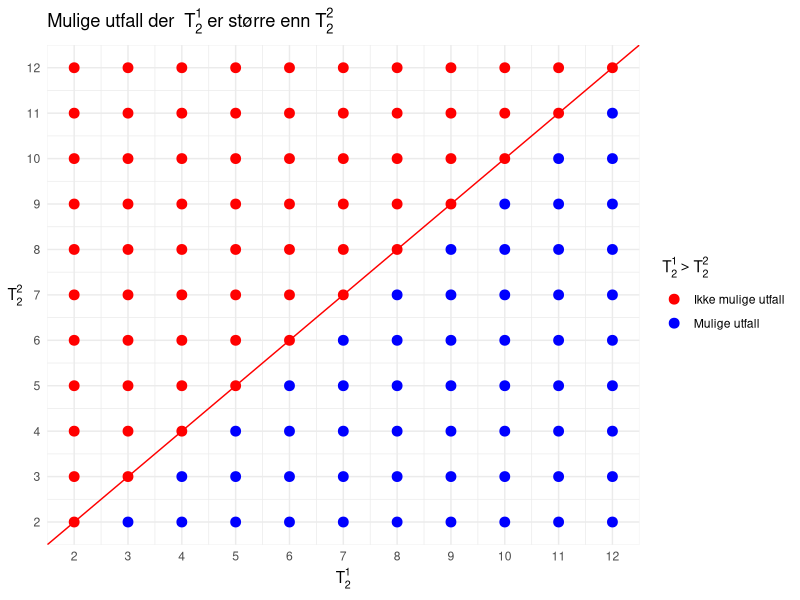
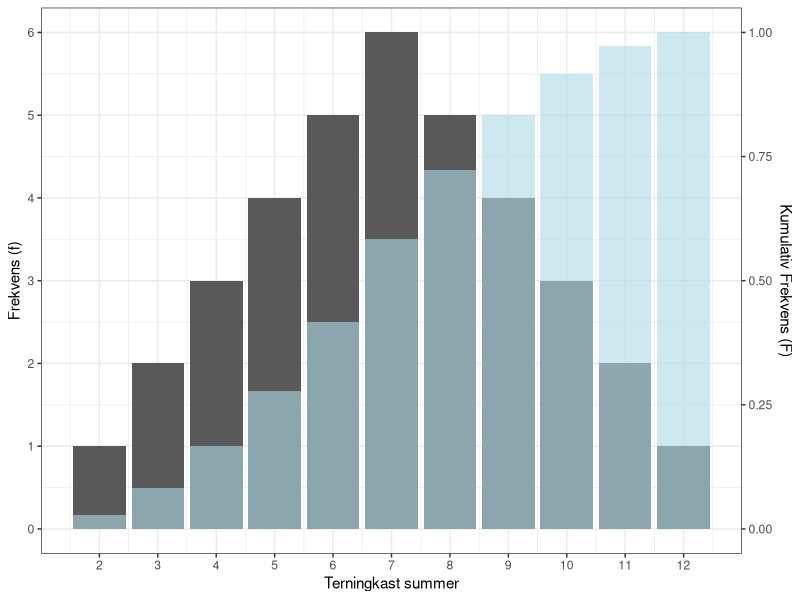
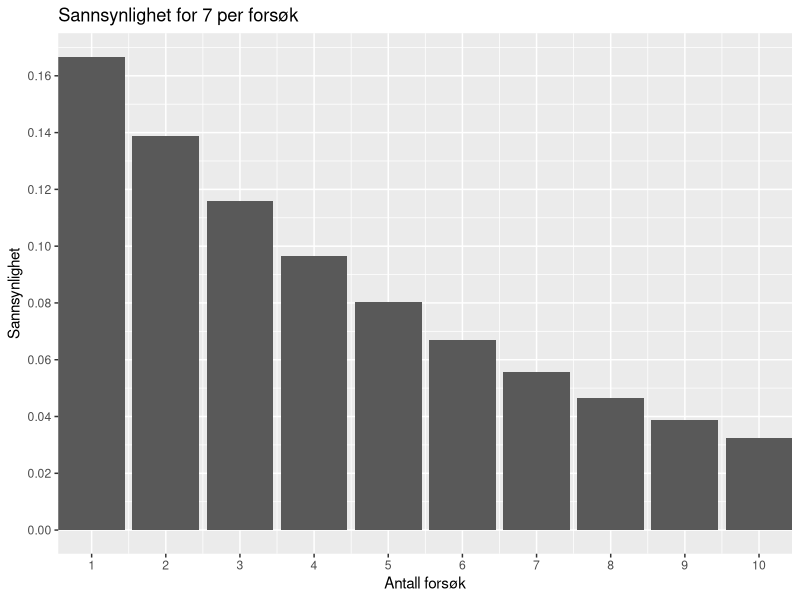

Reproduce these figures in R, in order.
## ---- chunk 1
rm(list=ls()) 
library(tidyverse)
## ---- chunk 2
terninger <- expand.grid(T1_2 = 2:12, T2_2 = 2:12)

terninger$betingelse <- ifelse(terninger$T1_2 > terninger$T2_2, "Mulige utfall", "Ikke mulige utfall")


terninger %>% 
  ggplot(aes(y = T2_2, x = T1_2, color = betingelse)) +
  geom_point(size = 3) +
  labs(title = expression(paste("Mulige utfall der  ", T[2]^1, " er større enn ", T[2]^2)),
       y = expression(T[2]^2),
       x = expression(T[2]^1),
       color=expression(T[2]^1>T[2]^2))+
  scale_color_manual(values = c("Mulige utfall" = "blue", "Ikke mulige utfall" = "red")) +
  geom_abline(color="red")+
  scale_x_continuous(breaks=2:12)+
  scale_y_continuous(breaks=2:12)+
  theme_minimal()+
  theme(axis.title.y = element_text(angle=0, vjust = 0.5))

## ---- chunk 3
mulige_utfall <- data.frame(sum  = (rep(1:6, times=6) + rep(1:6, each=6)))

mulige_utfall <- mulige_utfall %>% 
  group_by(sum) %>% 
  summarise(f = n()) %>% 
  mutate(storeF = cumsum(f)/sum(f)) #hehe

mulige_utfall %>% 
  ggplot(aes(x=sum)) +
  geom_bar(aes(y=f), stat="identity")+
  geom_bar(aes(y=storeF*max(f)), stat="identity", alpha=0.6, fill="lightblue")+
  scale_y_continuous(sec.axis = sec_axis(~ . / max(mulige_utfall$f), name="Kumulativ Frekvens (F)"), n.breaks = 10)+
  labs(y="Frekvens (f)", x="Terningkast summer")+
  scale_x_continuous(n.breaks = 12)+
  theme_bw()
## ---- chunk 4
p <- 6/36
max_trials <- 10
trials <- 1:max_trials
probabilities <- dgeom(trials -1, p)

dataframen <- data.frame(trials, probabilities)

dataframen %>% 
  ggplot(aes(x=trials, y=probabilities))+
  geom_bar(stat="identity") +
  scale_y_continuous(n.breaks = 10)+
  labs(y="Sannsynlighet", x="Antall forsøk", title="Sannsynlighet for 7 per forsøk")+
  scale_x_continuous(expand=c(0,0), n.breaks = 10)
## ---- chunk 5
terninger <- expand.grid(1:6, 1:6, 1:6, 1:6) 
names(terninger) <- c("t1_1", "t1_2", "t2_1", "t2_2")
str(terninger)
## ---- chunk 6
sett_1 <- terninger[terninger$t1_1 + terninger$t1_2 > 
terninger$t2_1 + terninger$t2_2, ]
str(sett_1)
## ---- chunk 7
nrow(sett_1) # Utfall der T^1_2 > T^2_2
## ---- chunk 8
forventningsverdi_t1_1 <- mean(sett_1$t1_1)


sett_2 <- terninger[terninger$t1_1 + terninger$t1_2 > 
terninger$t2_1 + terninger$t2_2, ]

forventningsverdi_t2_1 <- mean(sett_2$t2_1)

mean(c(1,2,3,4,5,6))
forventningsverdi_t1_1
forventningsverdi_t2_1
## ---- chunk 9
var(sett_2$t2_1)
var(sett_1$t1_1)
## ---- chunk 10
sd(sett_2$t2_1)
sd(sett_1$t1_1)
## ---- chunk 11
sqrt((((1-3.5)^2)+(2-3.5)^2 + (3-3.5)^2 +
(4-3.5)^2 + (5-3.5)^2 + (6-3.5)^2)/6)
sd(c(1,2,3,4,5,6))
